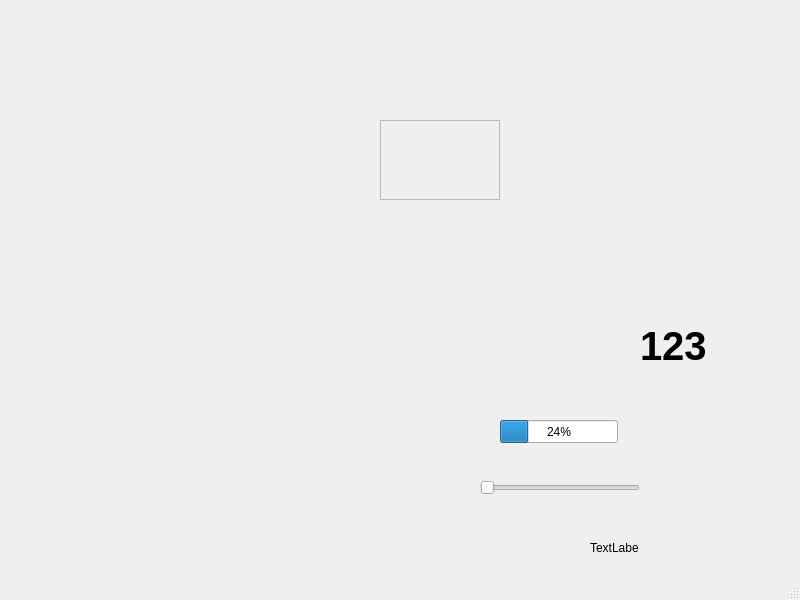
<?xml version="1.0" encoding="UTF-8"?>
<ui version="4.0">
 <class>MainWindow</class>
 <widget class="QMainWindow" name="MainWindow">
  <property name="geometry">
   <rect>
    <x>0</x>
    <y>0</y>
    <width>800</width>
    <height>600</height>
   </rect>
  </property>
  <property name="windowTitle">
   <string>MainWindow</string>
  </property>
  <widget class="QWidget" name="centralwidget">
   <widget class="QLabel" name="label_2">
    <property name="geometry">
     <rect>
      <x>590</x>
      <y>540</y>
      <width>49</width>
      <height>16</height>
     </rect>
    </property>
    <property name="text">
     <string>TextLabel</string>
    </property>
   </widget>
   <widget class="QSlider" name="horizontalSlider">
    <property name="geometry">
     <rect>
      <x>480</x>
      <y>480</y>
      <width>160</width>
      <height>16</height>
     </rect>
    </property>
    <property name="orientation">
     <enum>Qt::Orientation::Horizontal</enum>
    </property>
   </widget>
   <widget class="QLabel" name="label">
    <property name="geometry">
     <rect>
      <x>640</x>
      <y>260</y>
      <width>221</width>
      <height>171</height>
     </rect>
    </property>
    <property name="font">
     <font>
      <pointsize>30</pointsize>
      <bold>true</bold>
     </font>
    </property>
    <property name="text">
     <string>123</string>
    </property>
   </widget>
   <widget class="QProgressBar" name="progressBar">
    <property name="geometry">
     <rect>
      <x>500</x>
      <y>420</y>
      <width>118</width>
      <height>23</height>
     </rect>
    </property>
    <property name="value">
     <number>24</number>
    </property>
   </widget>
   <widget class="QFrame" name="frame">
    <property name="geometry">
     <rect>
      <x>380</x>
      <y>120</y>
      <width>120</width>
      <height>80</height>
     </rect>
    </property>
    <property name="frameShape">
     <enum>QFrame::Shape::StyledPanel</enum>
    </property>
    <property name="frameShadow">
     <enum>QFrame::Shadow::Raised</enum>
    </property>
   </widget>
  </widget>
  <widget class="QMenuBar" name="menubar">
   <property name="geometry">
    <rect>
     <x>0</x>
     <y>0</y>
     <width>800</width>
     <height>22</height>
    </rect>
   </property>
  </widget>
  <widget class="QStatusBar" name="statusbar"/>
 </widget>
 <resources/>
 <connections/>
</ui>
